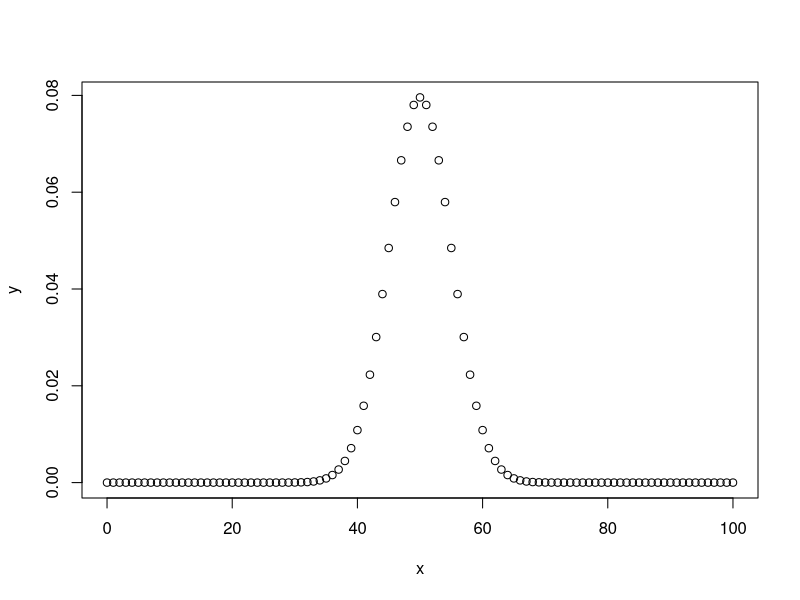
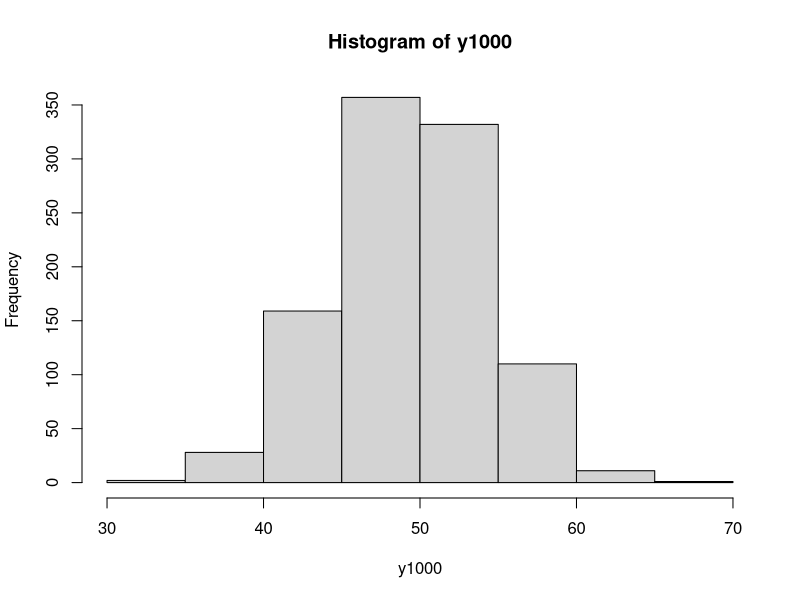

Generate these figures, in order, with R:
# Binomial distribution

x <- seq(0,100,1)
n=100
p=0.5
y <- dbinom(x,n,p)
plot(x,y)
y1000 <- rbinom(1000,n,p)
hist(y1000)
